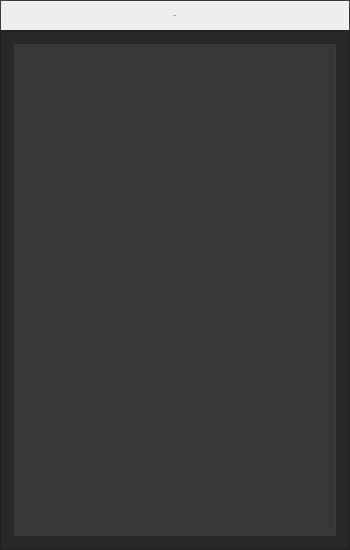
       <widget class="QWidget" name="faultHistoryWindow" native="true">
        <property name="sizePolicy">
         <sizepolicy hsizetype="Preferred" vsizetype="Preferred">
          <horstretch>0</horstretch>
          <verstretch>0</verstretch>
         </sizepolicy>
        </property>
        <property name="minimumSize">
         <size>
          <width>350</width>
          <height>550</height>
         </size>
        </property>
        <property name="maximumSize">
         <size>
          <width>350</width>
          <height>16777215</height>
         </size>
        </property>
        <layout class="QVBoxLayout" name="verticalLayout_3">
         <property name="spacing">
          <number>0</number>
         </property>
         <property name="leftMargin">
          <number>0</number>
         </property>
         <property name="topMargin">
          <number>0</number>
         </property>
         <property name="rightMargin">
          <number>0</number>
         </property>
         <property name="bottomMargin">
          <number>0</number>
         </property>
         <item>
          <widget class="QWidget" name="faultHistoryTitleBar" native="true">
           <property name="minimumSize">
            <size>
             <width>0</width>
             <height>30</height>
            </size>
           </property>
           <property name="maximumSize">
            <size>
             <width>16777215</width>
             <height>30</height>
            </size>
           </property>
           <property name="styleSheet">
            <string notr="true">background-color: qlineargradient(x1: 0, y1: 0, x2: 0, y2: 1,
                                      stop: 0 rgb(100,100,100), stop: 1 rgb(70,70,70));
border-style:solid;
border-bottom: none;
border-width: 1px;
padding: 2px;
border-color:rgb(60,60,60);</string>
           </property>
           <layout class="QHBoxLayout" name="horizontalLayout_3">
            <property name="spacing">
             <number>0</number>
            </property>
            <property name="leftMargin">
             <number>0</number>
            </property>
            <property name="topMargin">
             <number>0</number>
            </property>
            <property name="rightMargin">
             <number>0</number>
            </property>
            <property name="bottomMargin">
             <number>0</number>
            </property>
            <item>
             <widget class="QLabel" name="faultHistoryTitleLabel">
              <property name="minimumSize">
               <size>
                <width>0</width>
                <height>30</height>
               </size>
              </property>
              <property name="maximumSize">
               <size>
                <width>16777215</width>
                <height>30</height>
               </size>
              </property>
              <property name="font">
               <font>
                <pointsize>-1</pointsize>
               </font>
              </property>
              <property name="text">
               <string>Faults</string>
              </property>
              <property name="alignment">
               <set>Qt::AlignCenter</set>
              </property>
             </widget>
            </item>
           </layout>
          </widget>
         </item>
         <item>
          <widget class="QWidget" name="faultHistoryContent" native="true">
           <property name="styleSheet">
            <string notr="true">QWidget{
background-color: rgb(40,40,40);
border-style:solid;
border-width: 1px;
padding: 4px;
border-color:rgb(30,30,30);
}</string>
           </property>
           <layout class="QVBoxLayout" name="verticalLayout_5">
            <property name="spacing">
             <number>0</number>
            </property>
            <property name="leftMargin">
             <number>14</number>
            </property>
            <property name="topMargin">
             <number>14</number>
            </property>
            <property name="rightMargin">
             <number>14</number>
            </property>
            <property name="bottomMargin">
             <number>14</number>
            </property>
            <item>
             <widget class="QTextEdit" name="historyTextEdit">
              <property name="styleSheet">
               <string notr="true">background-color: rgb(55,55,55);
border: 1px solid rgb(60,60,60);</string>
              </property>
             </widget>
            </item>
           </layout>
          </widget>
         </item>
        </layout>
       </widget>
